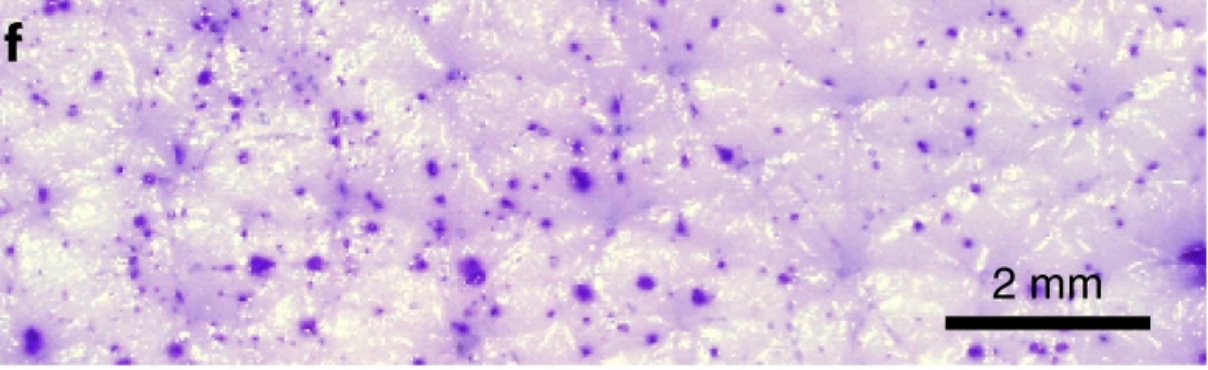
#> input picture image.png, 1208 x 370 px
$ python hsv.py
#> lines starting #> are read from the running program, lines starting #| are printed output that depends on the picture; after the words box and inside, x2 and y2 are one past the last pixel; in counts of white or black regions, pixels touching at a corner belong together
# I implemnted track bar to find correct parametes for HSV

import cv2 as cv
import numpy as np

def nothing(x):
    pass

# load image
img = cv.imread("image.png")
#> img is the input picture: shape (370, 1208, 3); mean B, G, R 221.9, 195.9, 216.5
if img is None:
    print("Error: Image not found.")
    exit()

# convert to hsv
hsv = cv.cvtColor(img, cv.COLOR_BGR2HSV)
#> hsv: shape (370, 1208, 3); mean H, S, V 131.9, 35.2, 224.6

# create window
cv.namedWindow('Trackbars')
#lh 0, ls 0, lv 0. uh 179, us 90, uv 255

# create trackbars for lower and upper HSV
cv.createTrackbar('LH', 'Trackbars', 0, 179, nothing)
#> slider 'LH' is set to 35
cv.createTrackbar('LS', 'Trackbars', 0, 255, nothing)
#> slider 'LS' is set to 51
cv.createTrackbar('LV', 'Trackbars', 0, 255, nothing)
#> slider 'LV' is set to 51

cv.createTrackbar('UH', 'Trackbars', 179, 179, nothing)
cv.createTrackbar('US', 'Trackbars', 255, 255, nothing)
cv.createTrackbar('UV', 'Trackbars', 255, 255, nothing)

while True:

    lh = cv.getTrackbarPos('LH', 'Trackbars')
    ls = cv.getTrackbarPos('LS', 'Trackbars')
    lv = cv.getTrackbarPos('LV', 'Trackbars')
    uh = cv.getTrackbarPos('UH', 'Trackbars')
    us = cv.getTrackbarPos('US', 'Trackbars')
    uv = cv.getTrackbarPos('UV', 'Trackbars')

#us = 85 or 120
#uh = 179
#uv = 255
# everything else 0


    lower_hsv = np.array([lh, ls, lv])
    upper_hsv = np.array([uh, us, uv])

    # mask and filter
    mask = cv.inRange(hsv, lower_hsv, upper_hsv)
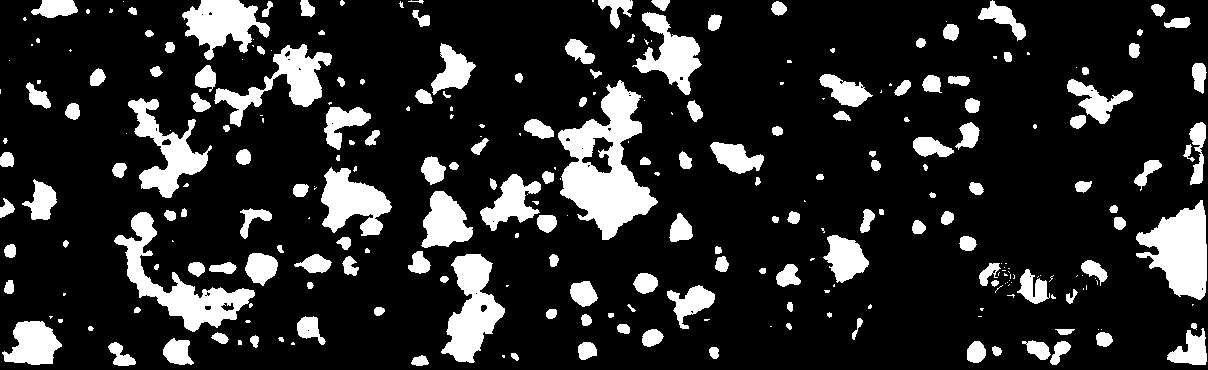
#> mask: shape (370, 1208); 16.7% white; 279 white regions (107 under 20 px), largest, box (x1, y1, x2, y2) and area: (558, 80, 658, 240) 7451, (114, 212, 255, 332) 4371, (1136, 200, 1207, 300) 4240
    result = cv.bitwise_and(img, img, mask=mask)
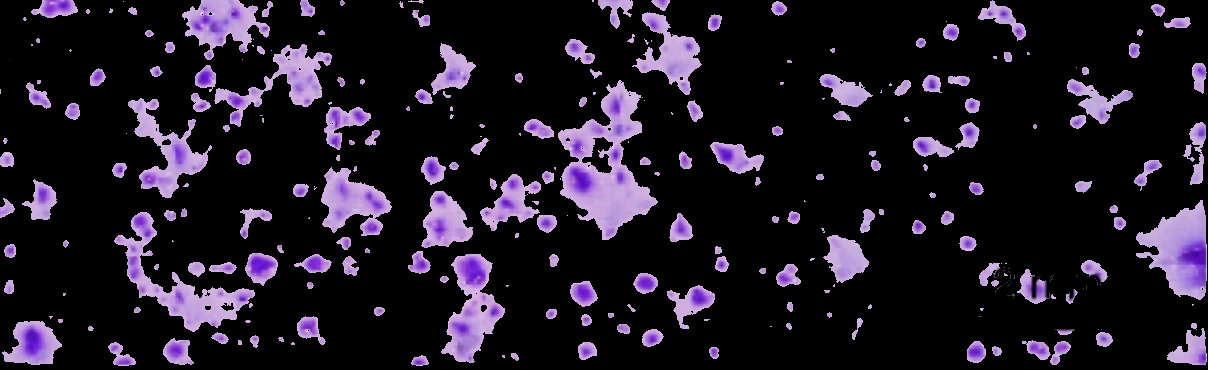
#> result: shape (370, 1208, 3); mean B, G, R 36.3, 24.5, 31

    # Show different windows
    cv.imshow('Original', img)
    cv.imshow('Mask', mask)
    cv.imshow('Isolated Color', result)

    # stop program
    key = cv.waitKey(1) & 0xFF
#> (key Esc is pressed here)
    if key == 27:
        break

cv.destroyAllWindows()
